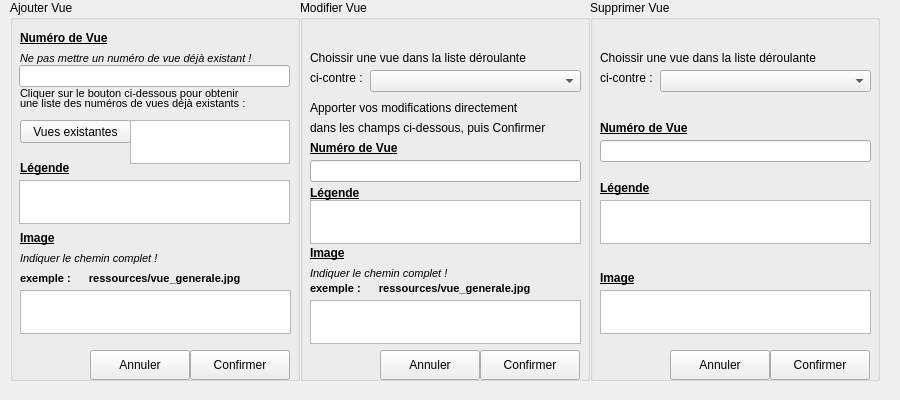
      <widget class="QWidget" name="page_7">
       <property name="geometry">
        <rect>
         <x>0</x>
         <y>0</y>
         <width>900</width>
         <height>400</height>
        </rect>
       </property>
       <attribute name="label">
        <string>Gestion des Vues</string>
       </attribute>
       <widget class="QGroupBox" name="gbAjouterVue">
        <property name="geometry">
         <rect>
          <x>10</x>
          <y>0</y>
          <width>290</width>
          <height>381</height>
         </rect>
        </property>
        <property name="title">
         <string>Ajouter Vue</string>
        </property>
        <widget class="QLabel" name="label_43">
         <property name="geometry">
          <rect>
           <x>10</x>
           <y>30</y>
           <width>121</width>
           <height>16</height>
          </rect>
         </property>
         <property name="font">
          <font>
           <weight>75</weight>
           <bold>true</bold>
           <underline>true</underline>
          </font>
         </property>
         <property name="text">
          <string>Numéro de Vue</string>
         </property>
        </widget>
        <widget class="QLineEdit" name="lEditNumVueAdd">
         <property name="geometry">
          <rect>
           <x>9</x>
           <y>65</y>
           <width>271</width>
           <height>22</height>
          </rect>
         </property>
        </widget>
        <widget class="QLabel" name="label_44">
         <property name="geometry">
          <rect>
           <x>10</x>
           <y>85</y>
           <width>251</width>
           <height>16</height>
          </rect>
         </property>
         <property name="font">
          <font>
           <pointsize>8</pointsize>
          </font>
         </property>
         <property name="text">
          <string>Cliquer sur le bouton ci-dessous pour obtenir</string>
         </property>
        </widget>
        <widget class="QLabel" name="label_45">
         <property name="geometry">
          <rect>
           <x>10</x>
           <y>95</y>
           <width>271</width>
           <height>16</height>
          </rect>
         </property>
         <property name="font">
          <font>
           <pointsize>8</pointsize>
          </font>
         </property>
         <property name="text">
          <string>une liste des numéros de vues déjà existants :</string>
         </property>
        </widget>
        <widget class="QPushButton" name="btVueExistante">
         <property name="geometry">
          <rect>
           <x>10</x>
           <y>120</y>
           <width>111</width>
           <height>23</height>
          </rect>
         </property>
         <property name="text">
          <string>Vues existantes</string>
         </property>
        </widget>
        <widget class="QTextEdit" name="txtVueExiste">
         <property name="geometry">
          <rect>
           <x>120</x>
           <y>120</y>
           <width>160</width>
           <height>44</height>
          </rect>
         </property>
         <property name="cursor" stdset="0">
          <cursorShape>ForbiddenCursor</cursorShape>
         </property>
         <property name="mouseTracking">
          <bool>false</bool>
         </property>
         <property name="textInteractionFlags">
          <set>Qt::TextSelectableByMouse</set>
         </property>
        </widget>
        <widget class="QLabel" name="label_46">
         <property name="geometry">
          <rect>
           <x>10</x>
           <y>50</y>
           <width>281</width>
           <height>16</height>
          </rect>
         </property>
         <property name="font">
          <font>
           <pointsize>8</pointsize>
           <italic>true</italic>
          </font>
         </property>
         <property name="text">
          <string>Ne pas mettre un numéro de vue déjà existant !</string>
         </property>
        </widget>
        <widget class="QLabel" name="label_47">
         <property name="geometry">
          <rect>
           <x>10</x>
           <y>160</y>
           <width>61</width>
           <height>16</height>
          </rect>
         </property>
         <property name="font">
          <font>
           <weight>75</weight>
           <bold>true</bold>
           <underline>true</underline>
          </font>
         </property>
         <property name="text">
          <string>Légende</string>
         </property>
        </widget>
        <widget class="QTextEdit" name="txtVueLegendeAdd">
         <property name="geometry">
          <rect>
           <x>9</x>
           <y>180</y>
           <width>271</width>
           <height>44</height>
          </rect>
         </property>
        </widget>
        <widget class="QLabel" name="label_48">
         <property name="geometry">
          <rect>
           <x>10</x>
           <y>230</y>
           <width>61</width>
           <height>16</height>
          </rect>
         </property>
         <property name="font">
          <font>
           <weight>75</weight>
           <bold>true</bold>
           <underline>true</underline>
          </font>
         </property>
         <property name="text">
          <string>Image</string>
         </property>
        </widget>
        <widget class="QTextEdit" name="txtVueImageAdd">
         <property name="geometry">
          <rect>
           <x>10</x>
           <y>290</y>
           <width>271</width>
           <height>44</height>
          </rect>
         </property>
        </widget>
        <widget class="QLabel" name="label_49">
         <property name="geometry">
          <rect>
           <x>10</x>
           <y>270</y>
           <width>281</width>
           <height>16</height>
          </rect>
         </property>
         <property name="font">
          <font>
           <pointsize>8</pointsize>
           <weight>75</weight>
           <italic>false</italic>
           <bold>true</bold>
          </font>
         </property>
         <property name="text">
          <string>exemple :      ressources/vue_generale.jpg</string>
         </property>
        </widget>
        <widget class="QLabel" name="label_50">
         <property name="geometry">
          <rect>
           <x>10</x>
           <y>250</y>
           <width>281</width>
           <height>16</height>
          </rect>
         </property>
         <property name="font">
          <font>
           <pointsize>8</pointsize>
           <italic>true</italic>
          </font>
         </property>
         <property name="text">
          <string>Indiquer le chemin complet !</string>
         </property>
        </widget>
        <widget class="QPushButton" name="btAnnulerVueAdd">
         <property name="geometry">
          <rect>
           <x>80</x>
           <y>350</y>
           <width>100</width>
           <height>30</height>
          </rect>
         </property>
         <property name="text">
          <string>Annuler</string>
         </property>
         <property name="icon">
          <iconset>
           <normaloff>ressources/ButtonClose.png</normaloff>ressources/ButtonClose.png</iconset>
         </property>
        </widget>
        <widget class="QPushButton" name="btOkVueAdd">
         <property name="geometry">
          <rect>
           <x>180</x>
           <y>350</y>
           <width>100</width>
           <height>30</height>
          </rect>
         </property>
         <property name="text">
          <string>Confirmer</string>
         </property>
         <property name="icon">
          <iconset>
           <normaloff>ressources/bt_ok.png</normaloff>ressources/bt_ok.png</iconset>
         </property>
        </widget>
        <widget class="QLabel" name="label_63">
         <property name="geometry">
          <rect>
           <x>230</x>
           <y>0</y>
           <width>51</width>
           <height>51</height>
          </rect>
         </property>
         <property name="text">
          <string/>
         </property>
         <property name="pixmap">
          <pixmap>ressources/new.png</pixmap>
         </property>
        </widget>
       </widget>
       <widget class="QGroupBox" name="gbModifierVue">
        <property name="geometry">
         <rect>
          <x>300</x>
          <y>0</y>
          <width>290</width>
          <height>381</height>
         </rect>
        </property>
        <property name="title">
         <string>Modifier Vue</string>
        </property>
        <widget class="QLabel" name="label_51">
         <property name="geometry">
          <rect>
           <x>10</x>
           <y>50</y>
           <width>261</width>
           <height>16</height>
          </rect>
         </property>
         <property name="text">
          <string>Choissir une vue dans la liste déroulante</string>
         </property>
        </widget>
        <widget class="QComboBox" name="cBoxVueMod">
         <property name="geometry">
          <rect>
           <x>70</x>
           <y>70</y>
           <width>211</width>
           <height>22</height>
          </rect>
         </property>
        </widget>
        <widget class="QLabel" name="label_52">
         <property name="geometry">
          <rect>
           <x>10</x>
           <y>70</y>
           <width>71</width>
           <height>16</height>
          </rect>
         </property>
         <property name="text">
          <string>ci-contre :</string>
         </property>
        </widget>
        <widget class="QLabel" name="label_54">
         <property name="geometry">
          <rect>
           <x>10</x>
           <y>185</y>
           <width>61</width>
           <height>16</height>
          </rect>
         </property>
         <property name="font">
          <font>
           <weight>75</weight>
           <bold>true</bold>
           <underline>true</underline>
          </font>
         </property>
         <property name="text">
          <string>Légende</string>
         </property>
        </widget>
        <widget class="QLabel" name="label_55">
         <property name="geometry">
          <rect>
           <x>10</x>
           <y>245</y>
           <width>61</width>
           <height>16</height>
          </rect>
         </property>
         <property name="font">
          <font>
           <weight>75</weight>
           <bold>true</bold>
           <underline>true</underline>
          </font>
         </property>
         <property name="text">
          <string>Image</string>
         </property>
        </widget>
        <widget class="QTextEdit" name="txtVueLegendeMod">
         <property name="geometry">
          <rect>
           <x>10</x>
           <y>200</y>
           <width>271</width>
           <height>44</height>
          </rect>
         </property>
        </widget>
        <widget class="QLabel" name="label_53">
         <property name="geometry">
          <rect>
           <x>10</x>
           <y>265</y>
           <width>171</width>
           <height>16</height>
          </rect>
         </property>
         <property name="font">
          <font>
           <pointsize>8</pointsize>
           <italic>true</italic>
          </font>
         </property>
         <property name="text">
          <string>Indiquer le chemin complet !</string>
         </property>
        </widget>
        <widget class="QLabel" name="label_56">
         <property name="geometry">
          <rect>
           <x>10</x>
           <y>280</y>
           <width>281</width>
           <height>16</height>
          </rect>
         </property>
         <property name="font">
          <font>
           <pointsize>8</pointsize>
           <weight>75</weight>
           <italic>false</italic>
           <bold>true</bold>
          </font>
         </property>
         <property name="text">
          <string>exemple :      ressources/vue_generale.jpg</string>
         </property>
        </widget>
        <widget class="QTextEdit" name="txtVueImageMod">
         <property name="geometry">
          <rect>
           <x>10</x>
           <y>300</y>
           <width>271</width>
           <height>44</height>
          </rect>
         </property>
        </widget>
        <widget class="QLabel" name="label_57">
         <property name="geometry">
          <rect>
           <x>10</x>
           <y>100</y>
           <width>261</width>
           <height>16</height>
          </rect>
         </property>
         <property name="font">
          <font>
           <weight>50</weight>
           <bold>false</bold>
          </font>
         </property>
         <property name="text">
          <string>Apporter vos modifications directement</string>
         </property>
        </widget>
        <widget class="QLabel" name="label_58">
         <property name="geometry">
          <rect>
           <x>10</x>
           <y>120</y>
           <width>271</width>
           <height>16</height>
          </rect>
         </property>
         <property name="text">
          <string>dans les champs ci-dessous, puis Confirmer</string>
         </property>
        </widget>
        <widget class="QPushButton" name="btAnnulerVueMod">
         <property name="geometry">
          <rect>
           <x>80</x>
           <y>350</y>
           <width>100</width>
           <height>30</height>
          </rect>
         </property>
         <property name="text">
          <string>Annuler</string>
         </property>
         <property name="icon">
          <iconset>
           <normaloff>ressources/ButtonClose.png</normaloff>ressources/ButtonClose.png</iconset>
         </property>
        </widget>
        <widget class="QPushButton" name="btOkVueMod">
         <property name="geometry">
          <rect>
           <x>180</x>
           <y>350</y>
           <width>100</width>
           <height>30</height>
          </rect>
         </property>
         <property name="text">
          <string>Confirmer</string>
         </property>
         <property name="icon">
          <iconset>
           <normaloff>ressources/bt_ok.png</normaloff>ressources/bt_ok.png</iconset>
         </property>
        </widget>
        <widget class="QLabel" name="label_64">
         <property name="geometry">
          <rect>
           <x>230</x>
           <y>2</y>
           <width>51</width>
           <height>51</height>
          </rect>
         </property>
         <property name="text">
          <string/>
         </property>
         <property name="pixmap">
          <pixmap>ressources/modifier.png</pixmap>
         </property>
        </widget>
        <widget class="QLineEdit" name="lEditNumVueMod">
         <property name="geometry">
          <rect>
           <x>10</x>
           <y>160</y>
           <width>271</width>
           <height>22</height>
          </rect>
         </property>
        </widget>
        <widget class="QLabel" name="label_150">
         <property name="geometry">
          <rect>
           <x>10</x>
           <y>140</y>
           <width>121</width>
           <height>16</height>
          </rect>
         </property>
         <property name="font">
          <font>
           <weight>75</weight>
           <bold>true</bold>
           <underline>true</underline>
          </font>
         </property>
         <property name="text">
          <string>Numéro de Vue</string>
         </property>
        </widget>
        <zorder>cBoxVueMod</zorder>
        <zorder>label_52</zorder>
        <zorder>label_54</zorder>
        <zorder>label_55</zorder>
        <zorder>txtVueLegendeMod</zorder>
        <zorder>label_53</zorder>
        <zorder>label_56</zorder>
        <zorder>txtVueImageMod</zorder>
        <zorder>label_57</zorder>
        <zorder>label_58</zorder>
        <zorder>btAnnulerVueMod</zorder>
        <zorder>btOkVueMod</zorder>
        <zorder>label_64</zorder>
        <zorder>label_51</zorder>
        <zorder>lEditNumVueMod</zorder>
        <zorder>label_150</zorder>
       </widget>
       <widget class="QGroupBox" name="gbSupprimerVue">
        <property name="geometry">
         <rect>
          <x>590</x>
          <y>0</y>
          <width>290</width>
          <height>381</height>
         </rect>
        </property>
        <property name="title">
         <string>Supprimer Vue</string>
        </property>
        <widget class="QLabel" name="label_59">
         <property name="geometry">
          <rect>
           <x>10</x>
           <y>50</y>
           <width>261</width>
           <height>16</height>
          </rect>
         </property>
         <property name="text">
          <string>Choissir une vue dans la liste déroulante</string>
         </property>
        </widget>
        <widget class="QLabel" name="label_60">
         <property name="geometry">
          <rect>
           <x>10</x>
           <y>70</y>
           <width>71</width>
           <height>16</height>
          </rect>
         </property>
         <property name="text">
          <string>ci-contre :</string>
         </property>
        </widget>
        <widget class="QComboBox" name="cBoxVueSupp">
         <property name="geometry">
          <rect>
           <x>70</x>
           <y>70</y>
           <width>211</width>
           <height>22</height>
          </rect>
         </property>
        </widget>
        <widget class="QLabel" name="label_61">
         <property name="geometry">
          <rect>
           <x>10</x>
           <y>180</y>
           <width>61</width>
           <height>16</height>
          </rect>
         </property>
         <property name="font">
          <font>
           <weight>75</weight>
           <bold>true</bold>
           <underline>true</underline>
          </font>
         </property>
         <property name="text">
          <string>Légende</string>
         </property>
        </widget>
        <widget class="QTextEdit" name="txtVueLegendeSupp">
         <property name="geometry">
          <rect>
           <x>10</x>
           <y>200</y>
           <width>271</width>
           <height>44</height>
          </rect>
         </property>
         <property name="cursor" stdset="0">
          <cursorShape>ForbiddenCursor</cursorShape>
         </property>
         <property name="textInteractionFlags">
          <set>Qt::TextSelectableByMouse</set>
         </property>
        </widget>
        <widget class="QLabel" name="label_62">
         <property name="geometry">
          <rect>
           <x>10</x>
           <y>270</y>
           <width>61</width>
           <height>16</height>
          </rect>
         </property>
         <property name="font">
          <font>
           <weight>75</weight>
           <bold>true</bold>
           <underline>true</underline>
          </font>
         </property>
         <property name="text">
          <string>Image</string>
         </property>
        </widget>
        <widget class="QTextEdit" name="txtVueImageSupp">
         <property name="geometry">
          <rect>
           <x>10</x>
           <y>290</y>
           <width>271</width>
           <height>44</height>
          </rect>
         </property>
         <property name="cursor" stdset="0">
          <cursorShape>ForbiddenCursor</cursorShape>
         </property>
         <property name="textInteractionFlags">
          <set>Qt::TextSelectableByMouse</set>
         </property>
        </widget>
        <widget class="QPushButton" name="btannulerVueSupp">
         <property name="geometry">
          <rect>
           <x>80</x>
           <y>350</y>
           <width>100</width>
           <height>30</height>
          </rect>
         </property>
         <property name="text">
          <string>Annuler</string>
         </property>
         <property name="icon">
          <iconset>
           <normaloff>ressources/ButtonClose.png</normaloff>ressources/ButtonClose.png</iconset>
         </property>
        </widget>
        <widget class="QPushButton" name="btOKVueSupp">
         <property name="geometry">
          <rect>
           <x>180</x>
           <y>350</y>
           <width>100</width>
           <height>30</height>
          </rect>
         </property>
         <property name="text">
          <string>Confirmer</string>
         </property>
         <property name="icon">
          <iconset>
           <normaloff>ressources/bt_ok.png</normaloff>ressources/bt_ok.png</iconset>
         </property>
        </widget>
        <widget class="QLabel" name="label_65">
         <property name="geometry">
          <rect>
           <x>230</x>
           <y>0</y>
           <width>51</width>
           <height>51</height>
          </rect>
         </property>
         <property name="text">
          <string/>
         </property>
         <property name="pixmap">
          <pixmap>ressources/supprimer.png</pixmap>
         </property>
        </widget>
        <widget class="QLineEdit" name="lEditNumVueSupp">
         <property name="geometry">
          <rect>
           <x>10</x>
           <y>140</y>
           <width>271</width>
           <height>22</height>
          </rect>
         </property>
         <property name="cursor">
          <cursorShape>ForbiddenCursor</cursorShape>
         </property>
         <property name="readOnly">
          <bool>true</bool>
         </property>
        </widget>
        <widget class="QLabel" name="label_152">
         <property name="geometry">
          <rect>
           <x>10</x>
           <y>120</y>
           <width>121</width>
           <height>16</height>
          </rect>
         </property>
         <property name="font">
          <font>
           <weight>75</weight>
           <bold>true</bold>
           <underline>true</underline>
          </font>
         </property>
         <property name="text">
          <string>Numéro de Vue</string>
         </property>
        </widget>
       </widget>
      </widget>
